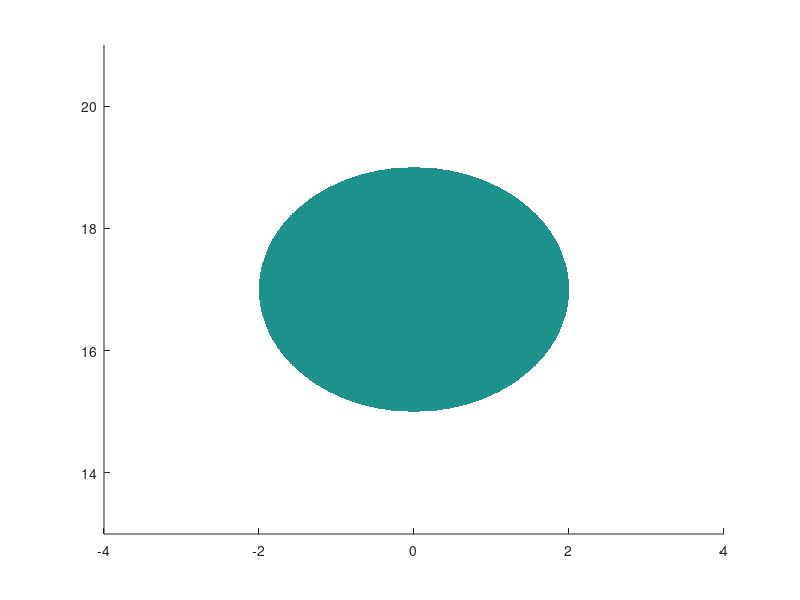

Source code (MATLAB): (Note: this script raises an error after producing the figure.)
%% Постоянные
m = 2;
k = 17;

%% Палитра
dark       = [0.0039, 0.0275, 0.2118];
navy       = [0.0510, 0.1098, 0.2588];
blue       = [0.1333, 0.2235, 0.4353];
background = [1.0000, 1.0000, 1.0000];

%% Выбираем прямоугольник построения
a_min = -4;
a_max = 4;
b_min = 13;
b_max = 21;

%% Создаём сетку на комплексной плоскости
a_values = linspace(a_min, a_max, 1200);
b_values = linspace(b_min, b_max, 1200);
[A, B] = meshgrid(a_values, b_values);

% –––––

%% Вычисляем расстояния до центров окружностей
% Расстояние от точки (a, b) до точки (0, -m)
distance_first = sqrt(A.^2 + (B + m).^2);
% Расстояние от точки (a, b) до точки (0, k)
distance_second = sqrt(A.^2 + (B - k).^2);

%% Проверяем условия двух областей и находим их пересечение
% Первая область: |z + mi| > k
area_first = distance_first > k;
% Вторая область: |z - ki| < m
area_second = distance_second < m;
% Точка входит в пересечение, если выполняются оба условия
area_intersection = area_first & area_second;

%% Проверяем полученный результат
assert(isequal(area_intersection, area_second));
disp('Пересечение совпадает с кругом |z - 17i| < 2.');

% –––––

%% Окно рисунка
figure_handle = figure( ...
    'Color', background, ...
    'Position', [100, 100, 1050, 700]);

axes_handle = axes( ...
    'Parent', figure_handle, ...
    'Color', background);

hold(axes_handle, 'on');

%% Закрашиваем пересечение двух областей
[~, intersection_plot] = contourf( ...
    axes_handle, ...
    A, ...
    B, ...
    double(area_intersection), ...
    [0.5, 1.5], ...
    'LineStyle', 'none');
intersection_plot.FaceColor = blue;
intersection_plot.FaceAlpha = 0.88;

%% Граница первой области: sqrt(a^2 + (b + m)^2) = k
[~, first_boundary_plot] = contour( ...
    axes_handle, ...
    A, ...
    B, ...
    distance_first, ...
    [k, k], ...
    'Color', dark, ...
    'LineStyle', '--', ...
    'LineWidth', 2.0);

%% Граница второй области: sqrt(a^2 + (b - k)^2) = m
[~, second_boundary_plot] = contour( ...
    axes_handle, ...
    A, ...
    B, ...
    distance_second, ...
    [m, m], ...
    'Color', navy, ...
    'LineStyle', '--', ...
    'LineWidth', 2.0);

%% Центр второй окружности: (0, k)
center_plot = scatter( ...
    axes_handle, ...
    0.0, ...
    k, ...
    70, ...
    dark, ...
    'x', ...
    'LineWidth', 2.0);

%% Общую точка границ: (0, k - m)
common_point_plot = scatter( ...
    axes_handle, ...
    0.0, ...
    k - m, ...
    75, ...
    'o', ...
    'MarkerFaceColor', background, ...
    'MarkerEdgeColor', dark, ...
    'LineWidth', 2.0);

%% Мнимая ось
imaginary_axis = plot( ...
    axes_handle, ...
    [0.0, 0.0], ...
    [b_min, b_max], ...
    'Color', dark, ...
    'LineWidth', 0.8);
imaginary_axis.HandleVisibility = 'off';

%% Границы и масштаб рисунка
xlim(axes_handle, [a_min, a_max]);
ylim(axes_handle, [b_min, b_max]);
axis(axes_handle, 'equal');
axis(axes_handle, [a_min, a_max, b_min, b_max]);

%% Подписи и координатная сетка
xlabel(axes_handle, '$a=\operatorname{Re}z$', 'Interpreter', 'latex');
ylabel(axes_handle, '$b=\operatorname{Im}z$', 'Interpreter', 'latex');
title(axes_handle, 'Пересечение областей на комплексной плоскости');

grid(axes_handle, 'on');
axes_handle.GridColor = navy;
axes_handle.GridAlpha = 0.18;

% –––––

%% Легенда
legend( ...
    axes_handle, ...
    [intersection_plot, first_boundary_plot, second_boundary_plot, center_plot, common_point_plot], ...
    { ...
        'Пересечение: |z+2i|>17 и |z-17i|<2', ...
        'Граница |z+2i|=17 (не входит)', ...
        'Граница |z-17i|=2 (не входит)', ...
        'Центр второй окружности (0,17)', ...
        'Общая точка границ (0,15) (не входит)' ...
    }, ...
    'Location', 'southoutside', ...
    'Color', background, ...
    'EdgeColor', navy, ...
    'FontSize', 9);

hold(axes_handle, 'off');
